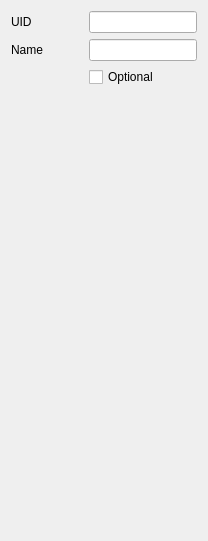
          <widget class="QWidget" name="pagePart">
           <layout class="QVBoxLayout" name="verticalLayout_12">
            <item>
             <layout class="QGridLayout" name="gridLayout_15">
              <item row="0" column="0">
               <widget class="QLabel" name="label_26">
                <property name="text">
                 <string>UID</string>
                </property>
               </widget>
              </item>
              <item row="1" column="0">
               <widget class="QLabel" name="label_27">
                <property name="text">
                 <string>Name</string>
                </property>
               </widget>
              </item>
              <item row="0" column="1">
               <spacer name="horizontalSpacer_18">
                <property name="orientation">
                 <enum>Qt::Horizontal</enum>
                </property>
                <property name="sizeHint" stdset="0">
                 <size>
                  <width>40</width>
                  <height>20</height>
                 </size>
                </property>
               </spacer>
              </item>
              <item row="0" column="2">
               <widget class="QLineEdit" name="interface_element_part_uid"/>
              </item>
              <item row="1" column="2">
               <widget class="QLineEdit" name="interface_element_part_name"/>
              </item>
              <item row="2" column="2">
               <widget class="QCheckBox" name="interface_element_part_optional">
                <property name="text">
                 <string>Optional</string>
                </property>
               </widget>
              </item>
             </layout>
            </item>
            <item>
             <spacer name="verticalSpacer_8">
              <property name="orientation">
               <enum>Qt::Vertical</enum>
              </property>
              <property name="sizeHint" stdset="0">
               <size>
                <width>20</width>
                <height>443</height>
               </size>
              </property>
             </spacer>
            </item>
           </layout>
          </widget>
